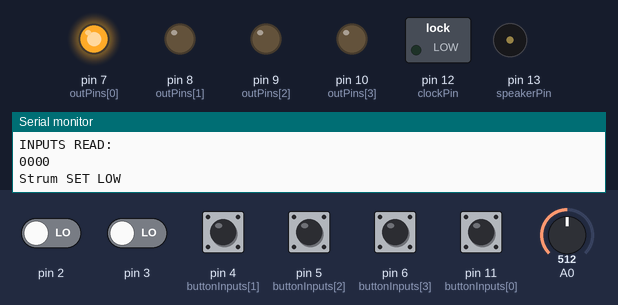
A sketch run on a simulated Arduino Uno, built with avr-gcc and run on an emulated ATmega328P. Parts: switched loads named in the sketch (green lamp = pin HIGH), output pins drawn as LEDs (lit = HIGH), buzzer (waves = sounding), the last lines printed to the serial monitor. Dashed ring = blinking. Inputs (shaded band) come from the test bench; at power-on: pin 2, pin 3, pin 4 (buttonInputs[1]), pin 5 (buttonInputs[2]), pin 6 (buttonInputs[3]), pin 11 (buttonInputs[0]) LOW, A0 = 512. Random numbers use the default seed unless the sketch sets one.

Above: at 3.6 s.
3.7 s: A0 set to 306
At 4.7 s:
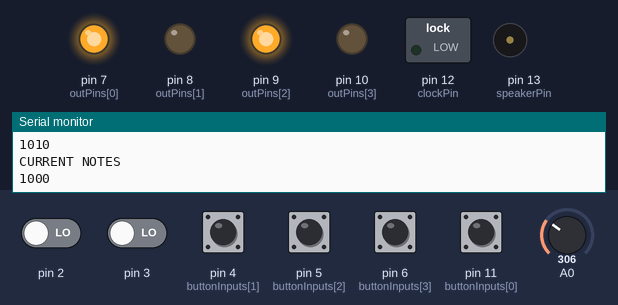
6.7 s: pin 3 driven HIGH
At 6.9 s:
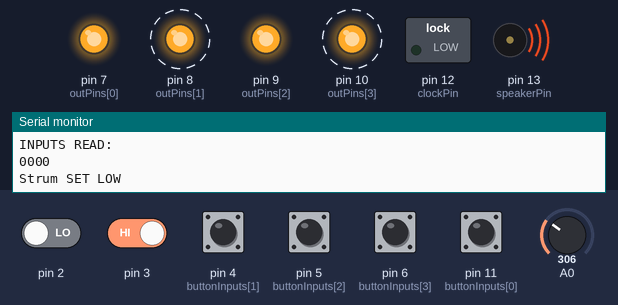
At 9.3 s:
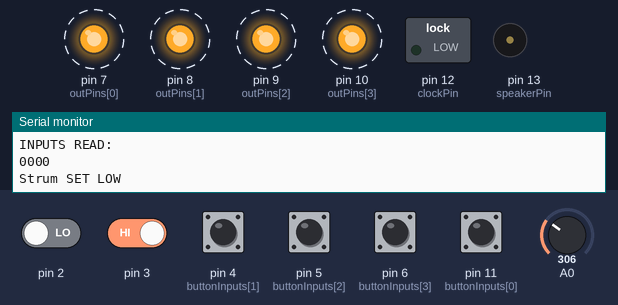
Timing chart, 0 to 15.7 s (numbered marks = the images above; inputs shaded):
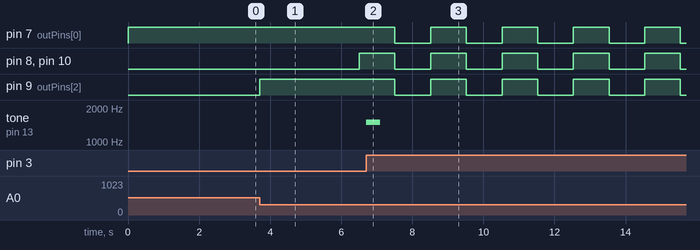

The sketch:

guitar_hero_arduino.ino
```cpp
volatile int pauseState = LOW;
volatile int strumState = LOW;
int outPins[4] = {7, 8, 9, 10};
volatile int speakerPin = 13;
volatile int buttonInputs[4] = {11, 4, 5, 6};
volatile int inputStates[4];
// Don't want to use a 2D array
int nextNotes[4];
int currNotes[4] = {0, 0, 0, 0};
int oldNotes[4] = {1,1,1,1};
int pause = 2;
int strum = 3;
int difficulty = 1;
int diffProgress = 0;
int clockPin = 12;
boolean correct = true;
boolean firstRun = true;
boolean uniqueNotes = true;
volatile int midFreq= 1500;
volatile int setFreq[4] = {-750, -250, 250, 750};

void setup()
{
  // Timer1 to 0, pre scale to 4 (/256)
  TCNT1 = 0;
  TCCR1B = (_BV(CS02));
  // Setup coloured buttons as inputs and output pins
  for (int currPin = 0; currPin < 4; currPin++)
  {
    pinMode(buttonInputs[currPin], INPUT);
    pinMode(outPins[currPin], OUTPUT);
  }
  // Speaker pin
  pinMode(speakerPin, OUTPUT);
  // Clock pin output
  pinMode(clockPin, OUTPUT);
  // Pause interrupt
  attachInterrupt(0, PAUSE_HANDLER, CHANGE);
  // Strum
  attachInterrupt(1, STRUM_HANDLER, CHANGE);
  // Just in case, serial
  Serial.begin(9600);
}
void loop()
{
  // Make sure last set of inputs was right
  if (correct){
    // Check if difficulty should increase
    if (diffProgress == 6)
    {
      difficulty++;
      diffProgress = 0;
      Serial.println ("Level up");
    }
    // Difficulty does not increase, but progress through level
    else
    {
      diffProgress++;
    }
    do{
      // Generate random notes to output next
      randomNotes();
      // Make sure notes aren't same as before
      for (int currNote = 0; !uniqueNotes && currNote < 4; currNote++)
      {
        if (oldNotes[currNote] != nextNotes[currNote])
          uniqueNotes = true;
      }
    }while(!uniqueNotes);
    // Bug checking/serial monitor output
    Serial.print("Level: ");
    Serial.println(difficulty);
    Serial.println("NEXT NOTES");
    for (int i = 0; i < 4; i++)
      Serial.print(nextNotes[i]);
    Serial.println(" ");
    Serial.println("CURRENT NOTES");
    for (int i = 0; i < 4; i++)
      Serial.print(currNotes[i]);
    Serial.println(" ");
    while (pauseState == HIGH)
    {
      // Wait
    }
    // Clock HIGH and back to LOW
    digitalWrite(clockPin, HIGH);
    myDelay(6);
    digitalWrite(clockPin, LOW);
    // Write next set of lights
    for (int i = 0; i < 4; i++)
    {
      digitalWrite(outPins[i], nextNotes[i]);
    }
    // Give time for button pushes and strum
    int delayCount = 8;
    do{
      myDelay(400);
      --delayCount;
    }while(delayCount - difficulty > 0);
    // Bug checking/serial monitor output
    Serial.println ("INPUTS READ: ");
    for (int i = 0; i < 4; i++)
      Serial.print(inputStates[i]);
    Serial.println(" ");
    // Determine if the inputs were correct
    correct = compareArrays();
    firstRun = false;
    // Shift array
    updateCurrent();
    // Reset
    strumState = LOW;
    Serial.println("Strum SET LOW");
    // Deep copy of next notes and wipe of next notes
    for (int reset = 0; reset < 4; reset++)
    {
      oldNotes[reset] = nextNotes[reset];
      nextNotes[reset] = 0;
    }
    uniqueNotes = false;
  }
  // Inputs were wrong, flash lights
  else
  {
    for (int i = 0; i < 4; i++)
    {
      digitalWrite(outPins[i], 1);
    }
    myDelay(1000);
    digitalWrite(clockPin, HIGH);
    myDelay(5);
    digitalWrite(clockPin, LOW);
    for (int i = 0; i < 4; i++)
    {
      digitalWrite(outPins[i], 0);
    }
    myDelay(1000);
    digitalWrite(clockPin, HIGH);
    myDelay(5);
    digitalWrite(clockPin, LOW);
  }
}

// Copy next notes to current notes
void updateCurrent()
{
  // Copy next notes to current notes
  for (int i = 0; i < 4; i++)
  {
    currNotes[i] = nextNotes[i];
  }
}

// Custom delay function because we weren't supposed to use built-in one
void myDelay(int millSec)
{
  // Reset timer
  TCNT1=0;
  // Two ms pass when TCNT1 = 125
  int totLoops = millSec / 2;
  while (totLoops != 0)
  {
    // If counter reached/exceeded 125, 2ms have passed
    if (TCNT1 >= 125){
      // Reset counter
      --totLoops;
      TCNT1 = 0;
    }
  }
}

// Read in inputs and save them
void getInputs()
{
  for (int inCount = 0; inCount < 4; inCount++)
  {
    inputStates[inCount] = digitalRead(buttonInputs[inCount]);
  }
}

// Play a different note depending on buttons pressed
void playSound()
{
  int outFreq = midFreq;
  // Calculate frequency to use
  for (int currButton = 0; currButton < 4; currButton++)
  {
    if (inputStates[currButton] == 1)
      outFreq += setFreq[currButton];
  }
  tone(speakerPin, outFreq, 400);
}

// Check if inputs were correct
boolean compareArrays ()
{
  // No notes first time
  if (firstRun)
    return true;
  // Quit early
  if (strumState == LOW)
    return false;
  // Check that inputs are correct
  for (int note = 0; note < 4; note++)
  {
    if (inputStates[note] != currNotes[note])
    {
      return false;
    }
  }
  return true;
}

// Generate a new set of random notes to be outputted next
void randomNotes()
{
  // Randomly generate next set of notes
  for (int i = 0; i < difficulty && i < 6; i++)
  {
    // Seed random number generator with an unconnected pin
    randomSeed(analogRead(0));
    nextNotes[random(4)] = 1;
  }
}

// Pause
void PAUSE_HANDLER()
{
  pauseState = !pauseState;
}

// Strum
void STRUM_HANDLER ()
{
  // Only first strum per set of notes is counted
  if (strumState == LOW){
    //Serial.println("STRUM SET HIGH");
    // Read button states
    getInputs();
    // Play sound corresponding to button states
    playSound();
    strumState = HIGH;
  }
}
```

Measured:
- after the input at 3.7 s, pin 8 (outPins[1]), pin 10 (outPins[3]): LOW → HIGH after 2.8 s; pin 9 (outPins[2]): LOW → HIGH at once
- after the input at 6.7 s, tone on pin 13 (speakerPin): silent → 1500 Hz at once, → silent 0.40 s later
- by itself, pin 7 (outPins[0]): alternates HIGH for 1.0 s and LOW for 1.0 s
